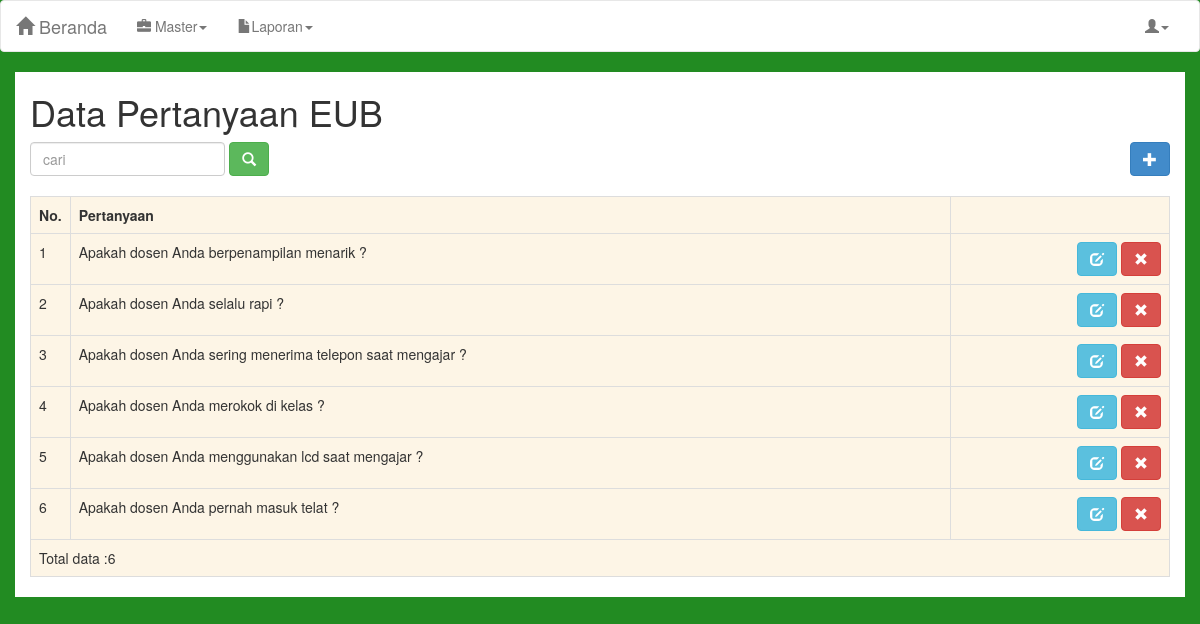
The app's page /master/soal/index.php (signed in) with its own data.
### tables this page shows
CREATE TABLE IF NOT EXISTS `soal` (
  `id` int(11) NOT NULL AUTO_INCREMENT,
  `soal` text NOT NULL,
  PRIMARY KEY (`id`)
);

### koneksi/dbh.php (called while the page is built)
<?php
	class DBH {
		private static $dns="mysql:dbname=eub;host=localhost;";
		private static $user = "root";
		private static $pass= "";
		public static function createConnection()
		{
			return new PDO(self::$dns,self::$user,self::$pass);
		}
	}
?>

### master/soal/repository.php (called while the page is built, shortened)
<?php
	require_once "../../koneksi/dbh.php";
	class Repository{
		private $dbh;
		private $rowCount;
		private $query = "SELECT * FROM soal ORDER BY id";
		public function __construct()
		{
			$this->dbh = DBH::createConnection();
		}
		public function getAll()
		{
			$query = $this->dbh->prepare($this->query);
			$query->execute();
			$this->rowCount = $query->rowCount();
			return $query->fetchAll(PDO::FETCH_OBJ);
		}
		public function rowCount()
		{
			return $this->rowCount;
		}
	}
?>

### master/soal/index.php (the view, shortened to what this page needs)
<?php session_start();
require_once "repository.php";
$repo = new Repository();
if (isset($_GET['q']))
	{
		$result = $repo->getByKatakunci($_GET['q']);
	}
	else
	{
		$result= $repo->getAll();
	}
?>
<!DOCTYPE html>
<html lang="en">
<head>
	<link rel="stylesheet" type="text/css" href="../../css/bootstrap.min.css">
    <link rel="stylesheet" type="text/css" href="../../css/customes.css">
</head>
<body>
<nav class="navbar navbar-default" role="navigation">
  <div class="container-fluid">
    <div class="navbar-header">
      <a class="navbar-brand" href="../../index2.php"><span class="glyphicon glyphicon-home" ></span>
Beranda</a>
    </div>
    <div class="collapse navbar-collapse" id="bs-example-navbar-collapse-1">
      <ul class="nav navbar-nav">
        <li class="dropdown">
          <a href="#" class="dropdown-toggle" data-toggle="dropdown"><span class="glyphicon glyphicon-briefcase"></span> Master<b class="caret"></b></a>
        </li>
        <li class="dropdown">
          <a href="#" class="dropdown-toggle" data-toggle="dropdown"><span class="glyphicon glyphicon-file"></span>Laporan<b class="caret"></b></a>
        </li>
      </ul>
      <ul class="nav navbar-nav navbar-right">
        <li class="dropdown">
          <a href="#" class="dropdown-toggle" data-toggle="dropdown"><span class="glyphicon glyphicon-user"></span><b class="caret"></b></a>
        </li>
      </ul>
    </div>
  </div>
</nav>
<div class="container">
<h1>Data Pertanyaan EUB</h1>
	<div class="row">
		<div class="col-md-4">
			<form class="form-inline" method="get">
				<input type="text" class="form-control" placeholder="cari" name="q">
				<button type="submit" class="btn btn-success"><i class="glyphicon glyphicon-search"></i></button>
			</form><br>
		</div>
		<div class="col-md-4">
		</div>
		<div class="col-md-4" align="right" >
			<a href="insert.php"><button class="btn btn-primary" ><i class="glyphicon glyphicon-plus"></i></button></a>
		</div>
	</div>
	<table class="table table-bordered">
		<tr>
			<th width="20">No.</th>
			<th>Pertanyaan</th>
		</tr>
		<?php
			$no = 1;
			foreach ($result as $row)
				{
		?>
		<tr>
			<td><?php echo $no++; ?></td>
			<td><?php echo $row->soal; ?></td>
			<td align="right">
			<a href="edit.php?id=<?php echo $row->id; ?>"><button class="btn btn-info" ><i class="glyphicon glyphicon-edit"></i></button></a>
			<a href="index.php?id=<?php echo $row->id; ?>&aksi=hapus" onclick="return confirm('Yakin akan di hapus');"><button class="btn btn-danger" ><i class="glyphicon glyphicon-remove"></i></button></a>
			</td>
		</tr>
		<?php
			}
		?>
		<tr>
			<td colspan="3">
				<?php
					echo "Total data :".$repo->rowCount();
				?>
			</td>
		</tr>
	</table>
</div>
</body>
</html>

### css/customes.css (style rules this page uses)
*.navbar { background-color:white; }
a { -moz-transition: all 0.5s ease-out; -o-transition: all 0.5s ease-out; -webkit-transition: all 0.5s ease-out; -ms-transition: all 0.5s ease-out; transition: all 0.5s ease-out; color: #F7981C; }
body { background-color: #228B22; }
.table { background-color: #fdf5e6; }
.container { background-color: white; }
.row { background-color: white; }

### records on screen
soal: soal "Apakah dosen Anda berpenampilan menarik ?"
soal: soal "Apakah dosen Anda selalu rapi ?"
soal: soal "Apakah dosen Anda sering menerima telepon saat mengajar ?"
soal: soal "Apakah dosen Anda merokok di kelas ?"
soal: soal "Apakah dosen Anda menggunakan lcd saat mengajar ?"
soal: soal "Apakah dosen Anda pernah masuk telat ?"

### other values on screen
$repo->rowCount() "6"
